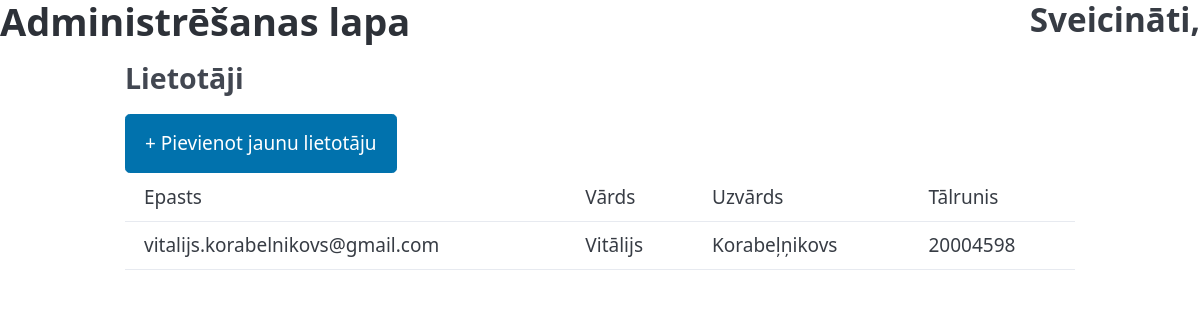
/admin.php (signed in), run on the app's committed database.
### tables this page shows
CREATE TABLE `users` (
  `id` int(11) NOT NULL,
  `email` varchar(100) NOT NULL,
  `password` varchar(32) NOT NULL,
  `name` varchar(50) NOT NULL,
  `surname` varchar(50) NOT NULL,
  `phone` varchar(50) NOT NULL
);

### db.php (called while the page is built, shortened)
<?php
$username = "root";
$password = "root";
$dbname = "PT3_WEB";
$db = new mysqli("localhost",$username,$password,$dbname);
function get_users(){
    global $db;
    $sql = "SELECT id,email,name,surname,phone from users;";
    $result = $db->query($sql);
    $data = [];
    if($result->num_rows>0){
         while($row = $result->fetch_assoc()){
            $data[] = $row;
         }
        return $data;
    }else{
        $data["error"] = "Lietotāji nav pievienoti";
        return $data;
    }
}
?>

### admin.php (the view, shortened to what this page needs)
<?php
    require "db.php";
?>
<!DOCTYPE html>
<html lang="en">
<head>
    <link
        rel="stylesheet"
        href="https://cdn.jsdelivr.net/npm/@picocss/pico@2/css/pico.min.css"
    >
</head>
<?php if(isset($_SESSION["user_logged_in"])):?>
<body>
    <nav>
        <h1>Administrēšanas lapa</h1>
        <h2>Sveicināti, <?=$_SESSION["user"]?></h2>
    </nav>
    <div class="container">
    <h3>Lietotāji</h3>
    <div class="buttons">
            <button class="openDialog1Btn">+ Pievienot jaunu lietotāju</button>
    </div>
    <table>
            <tr>
                <td>Epasts</td>
                <td>Vārds</td>
                <td>Uzvārds</td>
                <td>Tālrunis</td>
            </tr>
        <?php foreach(get_users() as $user):?>
            <tr>
                <td><?=$user["email"]?></td>
                <td><?=$user["name"]?></td>
                <td><?=$user["surname"]?></td>
                <td><?=$user["phone"]?></td>
            </tr>
        <?php endforeach; ?>
    </table>
</div>
</body>
<?php endif ?>
</html>

### data on the page
users: email "vitalijs.korabelnikovs@gmail.com", name "Vitālijs", surname "Korabeļņikovs", phone "20004598"
